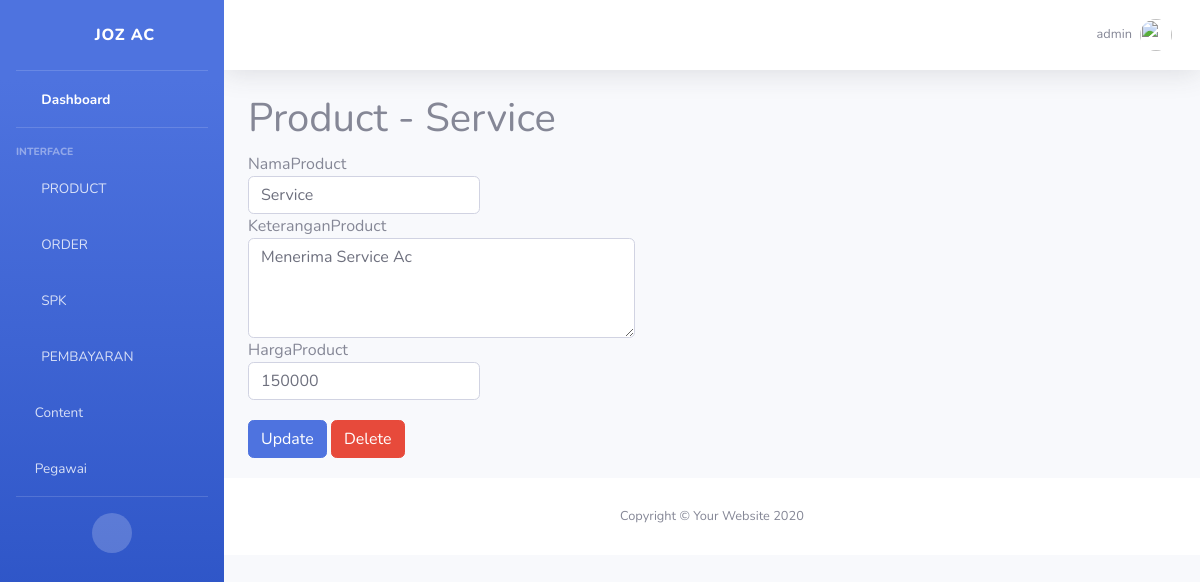
The page /product/admin/detail/service/ (signed in) on the database its author committed.
### account/models.py (models this page shows)
class Account(AbstractBaseUser, PermissionsMixin):
	jabatanChoice        = [
	('ADMIN','ADMIN'),
	('TEKNISI','TEKNISI'),
	]
	username 	= models.CharField(max_length=20, unique=True)
	jabatan 	= models.CharField(choices=jabatanChoice, max_length=8)
	date_joined = models.DateTimeField(auto_now_add=True)
	last_login 	= models.DateTimeField(auto_now=True)
	is_active = models.BooleanField(default=True)
	is_staff = models.BooleanField(default=True)
	is_superuser = models.BooleanField(default=False)
	is_admin	= models.BooleanField(default=True)
	objects = AccountManage()
	USERNAME_FIELD = 'username'
	REQUIRED_FIELDS = []
	def __str__(self):
		return self.username
	class Meta:
		verbose_name = 'Account'
		verbose_name_plural = 'Account'

### product/models.py (models this page shows, shortened)
class ProductModel(models.Model):
    namaProduct	= models.CharField(max_length=30, null=False)
    keteranganProduct	= models.TextField()
    hargaProduct	= models.PositiveIntegerField()
    slugProduct	= models.SlugField(editable=False)
    class Meta:
    	verbose_name='Product'

### product/views.py (the view)
# urls.py: path('admin/detail/<slug:slug>/', productDetail.as_view(), name='produkDetail'),
class productDetail(LoginRequiredMixin, UpdateView):
	login_url = reverse_lazy('account:login')
	model = ProductModel
	template_name = 'product/productDetail.html'
	form_class = productForm
	success_url = reverse_lazy('product:produkView')
	slug_url_kwarg = 'slug'
	slug_field = 'slugProduct'
	def get(self, request, **kwargs):
		print(kwargs['slug'])
		return super().get(request, **kwargs)

### product/forms.py
class productForm(forms.ModelForm):
    class Meta:
        model = ProductModel
        fields = ('namaProduct' , 'keteranganProduct', 'hargaProduct', )
        widgets={
	            'namaProduct':forms.TextInput(attrs={
	                'id':"namaProduct",
	                'class':"form-control col-3",
	                }),
	        	'keteranganProduct': forms.Textarea(attrs={
	        		'name':"keterangan",
	        		'id':"inputKeterangan",
	        		'class':"form-control col-5",
	        		'style': 'height: 100px',
	        		}),
	        	'hargaProduct':forms.NumberInput(attrs={
	        		'name':"harga",
	        		'class':"form-control col-3",
	        		'id':"inputTotal",
	        		})
	        }

### product/templates/product/productDetail.html (shortened to what this page needs)
{% extends "admin/base_admin.html" %}
{% load humanize %}
{% load static %}
{% block Css %}
	<link rel="stylesheet" type="text/css" href="{% static "product/detail.css" %}">
{% endblock Css %}
{% block Content %}
	<div class="container-fluid">
		<h1>Product - {{object.namaProduct}}</h1>
		<div class="formProduct">
			<form method="post" autocomplete="off">
				{{form.namaProduct.label}}
				{{form.namaProduct}}
				{{form.keteranganProduct.label}}
				{{form.keteranganProduct}}
				{{form.hargaProduct.label}}
				{{form.hargaProduct}}
				<button type="submit" class="btn btn-primary buttonSubmit">Update</button>
				<button type="button" class="btn btn-danger buttonSubmit" data-toggle="modal" data-target="#exampleModal">
				  Delete
				</button>
			</form>
		</div>
	</div>
{% endblock Content %}

### templates/admin/include/topBar.html (shortened to what this page needs)
{% load static %}
                <nav class="navbar navbar-expand navbar-light bg-white topbar mb-4 static-top shadow">
                    <ul class="navbar-nav ml-auto">
                        <li class="nav-item dropdown no-arrow">
                            <a class="nav-link dropdown-toggle" href="#" id="userDropdown" role="button"
                                data-toggle="dropdown" aria-haspopup="true" aria-expanded="false">
                                <span class="mr-2 d-none d-lg-inline text-gray-600 small">{{request.user}}</span>
                                <img class="img-profile rounded-circle" src="{% static "img/undraw_profile.svg" %}">
                            </a>
                        </li>
                    </ul>
                </nav>

### product/static/product/detail.css (style rules this page uses)
.formProduct { margin-top: 10px; margin-bottom: 20px; }
.buttonSubmit { margin-top: 20px; }

### rows shown on the page
Account: user "admin"
ProductModel: namaProduct "Service", keteranganProduct "Menerima Service Ac", hargaProduct "150000"
